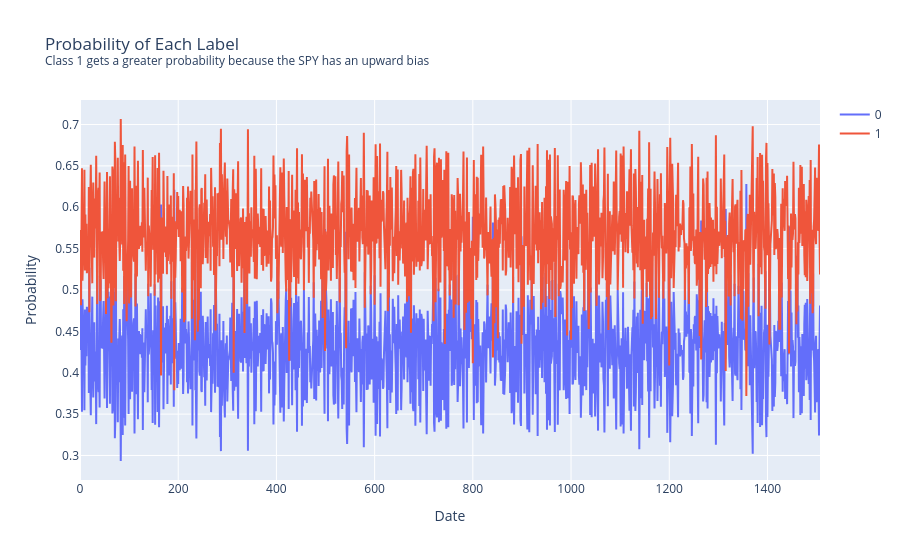

Notebook code for this chart:
### Markdown cell above
### Test Accuracy
Now that you have the standardized factors, use them to test the model's out-of-sample accuracy.

### Code cell
oos_accuracy(standardized_factors, label)

### Figure 1 — Plotly figure (JSON) as saved in the notebook; plotly's stock layout.template omitted (floating-point values rounded to 4 significant figures; data arrays with more than 128 entries replaced by an {"elided": "..."} marker saying what was removed)
{"data": [{"name": "0", "type": "scatter", "x": {"elided": "1508 int values"}, "y": {"elided": "1508 float values"}}, {"name": "1", "type": "scatter", "x": {"elided": "1508 int values"}, "y": {"elided": "1508 float values"}}], "layout": {"autosize": true, "title": {"text": "Probability of Each Label<br><sup>Class 1 gets a greater probability because the SPY has an upward bias</sup>"}, "xaxis": {"autorange": true, "range": [0, 1507], "title": {"text": "Date"}, "type": "linear"}, "yaxis": {"autorange": true, "range": [0.2704, 0.7296], "title": {"text": "Probability"}, "type": "linear"}}}
